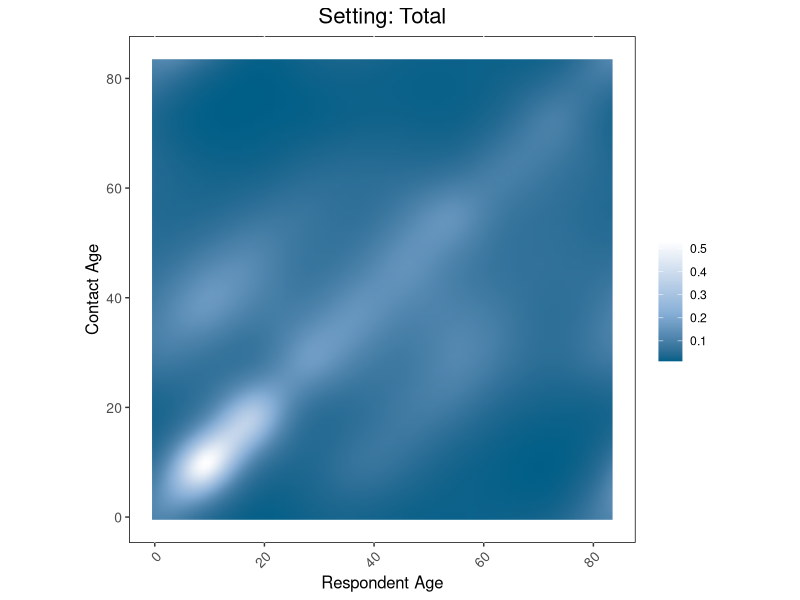
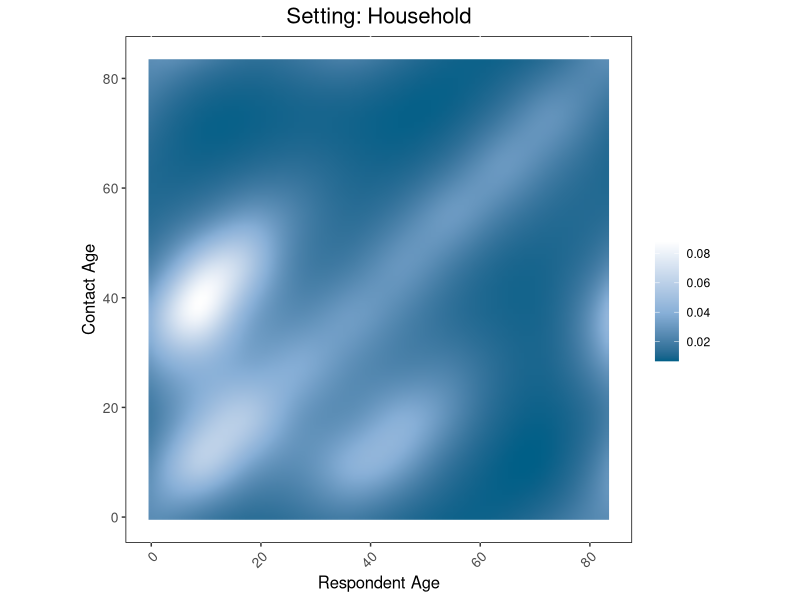
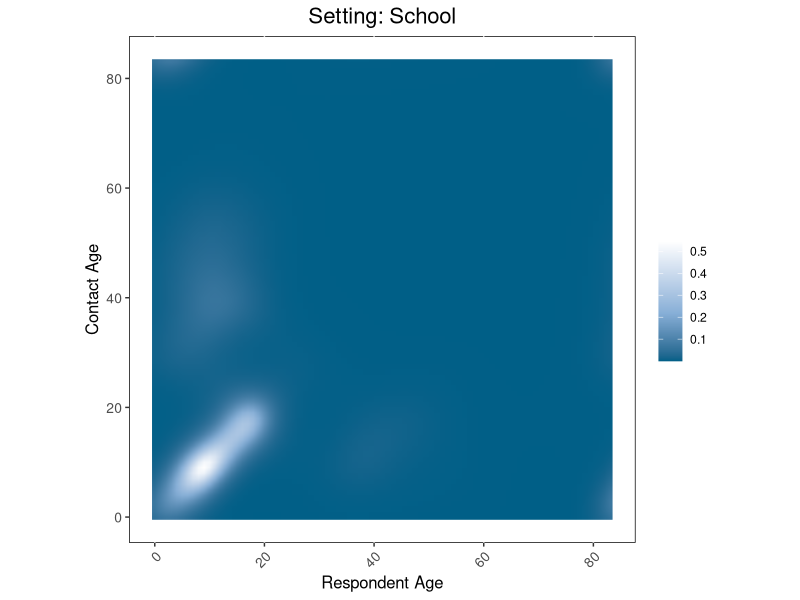
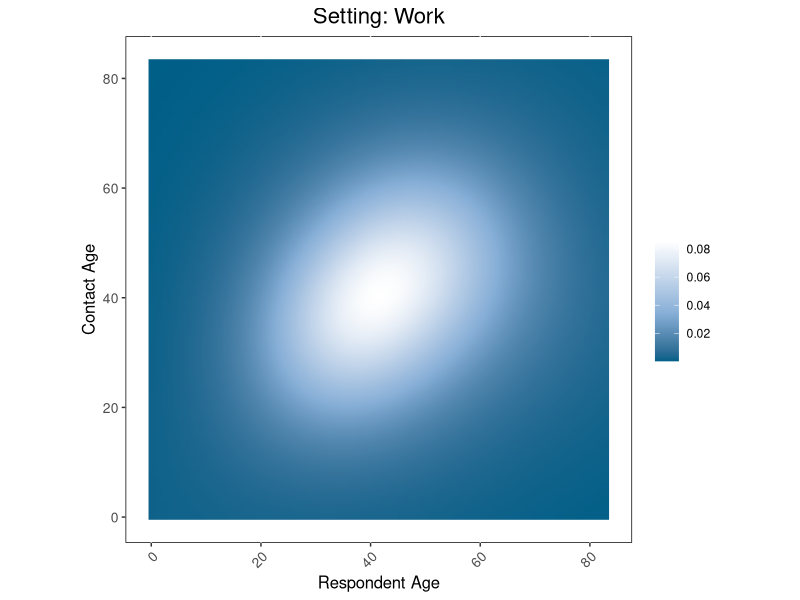
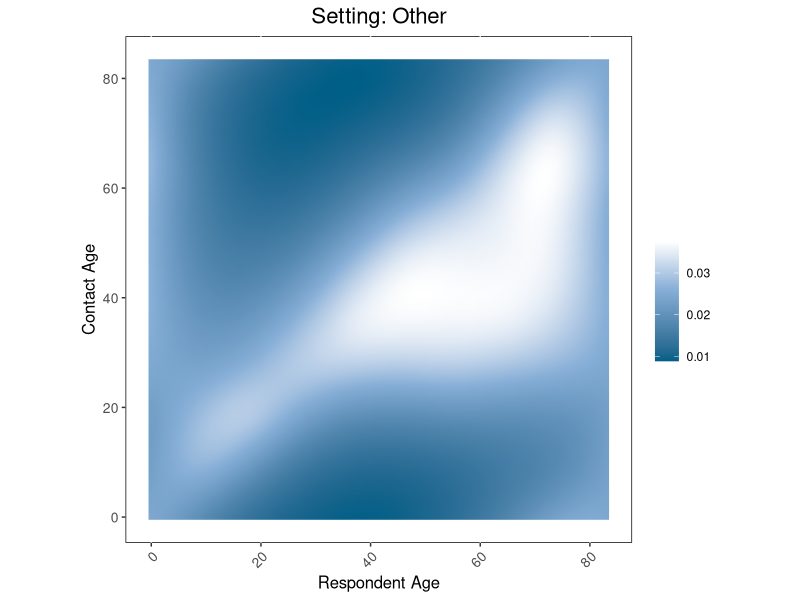

These figures' R source, in order: (Note: this script raises an error after producing the figures.)
rm(list = ls())


## Function for estimating average contacts by respondent-contact age groups
calc.m.num = function(mydata, 
                      myattr, # vector of the names of the two attributes
                      setting,
                      predict.m,
                      denumer.n){
  # obtain the weighted sum of contacts per respondent-contact group
  age_matrix = mydata %>%
    filter(!is.na(!!sym(myattr[2]))) %>%
    arrange(!!sym(myattr[2])) %>%
    group_by(!!sym(myattr[2]), !!sym(myattr[1])) %>%
    summarise(weighted_sum = sum(weight*!!sym(setting), na.rm = T))
  
  # combine weighted sum with the data for predictions
  age_matrix = left_join(predict.m, age_matrix)
  
  # change NAs
  age_matrix$weighted_sum[is.na(age_matrix$weighted_sum)] = 0
  
  # combine total weighted contact sum with weighted N of people
  age_matrix = left_join(age_matrix, denumer.n)
  
  # order
  age_matrix = age_matrix[order(age_matrix[,myattr[1]], age_matrix[,myattr[2]]),]
  
  # average number of contacts for the matrix
  age_matrix$ncont = age_matrix$weighted_sum/age_matrix$n
  
  return(age_matrix)
}





## LIBRARIES
ps = c("dplyr", "mgcv", "ggplot2", "tidyr", "fastDummies", "Hmisc")

lapply(ps, function(x){
  if(!require(x, character.only = T)){
    install.packages(x)
  }
  library(x, character.only = T)
  
  x
})



## READ IMPUTED RESPONDENT- AND CONTACT-LEVEL DATA 
cont_imp = read.csv("imputed_cnt_reform.csv")
resp_imp = read.csv("imputed_part_reform.csv")


## ESTIMATING AGE-SPECIFIC CONTACT MATRICES
## Merge datasets
combined_df = left_join(resp_imp, cont_imp, by = "part_id")

# adjust school contacts for educators
idx.students = which(combined_df$cnt_relationship == "Student" &
                       combined_df$part_educator == "Yes")

combined_df$cnt_school[idx.students] = TRUE


## recode ages 80+ for visualization
combined_df$cnt_age[which(combined_df$cnt_age >= 80 &
                             combined_df$cnt_age < 85)] = 81
combined_df$part_age[which(combined_df$part_age >= 80 &
                             combined_df$part_age < 85)] = 81

combined_df$cnt_age[which(combined_df$cnt_age >= 85 &
                             combined_df$cnt_age < 90)] = 82
combined_df$part_age[which(combined_df$part_age >= 85 &
                             combined_df$part_age < 90)] = 82

combined_df$cnt_age[which(combined_df$cnt_age > 90)] = 83
combined_df$part_age[which(combined_df$part_age > 90)] = 83


## Single-year age-specific contact matrices
# weighted number of respondents ##
age_matrix_n = combined_df %>%
  group_by(part_age, part_id) %>%
  summarise(weight = mean(weight, na.rm = TRUE)) %>%
  group_by(part_age) %>%
  summarise(n = sum(weight, na.rm = TRUE))


## the weights of respondents per contact per setting ##
# total
cnt_setting = c("cnt_home", "cnt_school", "cnt_work", "cnt_other")
cont_cols = which(colnames(combined_df) %in% cnt_setting)

nocont = rowSums(!is.na(combined_df[, cont_cols])) == 0
combined_df$binary_col = ifelse(nocont, 0, 1)


## prediction ages ##
nd = expand.grid(part_age = c(0:max(combined_df$part_age)),
                 cnt_age = c(0:max(combined_df$part_age)))

predict.m = as.data.frame(nd)

## calculating the matrices ##
setting_names = c("binary_col", cnt_setting)

## Smoothed matrices
age_matrix_ls = lapply(setting_names, function(setting) {
  
  age_matrix = calc.m.num(mydata = combined_df,
                          myattr = c("part_age", "cnt_age"), # vector of the names of the two attributes
                          setting = setting,
                          predict.m = predict.m,
                          denumer.n = age_matrix_n)
  
  # GAM
  if(setting == "cnt_work"){
    model = gam(ncont ~ te(as.numeric(part_age), as.numeric(cnt_age),
                           k = c(4,4), bs = c("tp","tp"), m = c(0,0)),
                family = nb(),
                data = age_matrix)
  }else{
    model = gam(ncont ~ te(as.numeric(part_age), as.numeric(cnt_age),
                           k = c(10,10), bs = c("cc","cc"), m = c(0,0)),
                family = nb(),
                data = age_matrix)
  }
  summary(model)
  print(AIC(model))

  # predictions
  age_matrix$pred = predict(model, newdata = age_matrix, type = "response")
  
  return(age_matrix)
  
})




## Visualizing contact matrices
titles = c("total", "household", "school", "work", "other")
names(age_matrix_ls) = titles
color.thresh = c(0.4,0.4,0.4,0.4,0.6)
names(color.thresh) = titles
age_matrix_plots = lapply(titles, function(setting) {
  
  age_plot = ggplot(age_matrix_ls[[setting]]) +
    geom_raster(aes(x = part_age, y = cnt_age, fill = pred), interpolate = TRUE) +
    ggtitle(paste("Setting:", capitalize(setting))) + # Main title
    xlab("Respondent Age") + # X-axis title
    ylab("Contact Age") + # Y-axis title
    scale_fill_gradientn(
      colors = c("#005f87", "#87afd7", "white"),
      values = c(0, color.thresh[setting], 1),
      name = "" # Legend title
    ) +
    scale_y_continuous(breaks = c(0,20,40,60,80)) +
    scale_x_continuous(breaks = c(0,20,40,60,80)) +
    coord_fixed(ratio = 1) +
    theme(axis.text.x = element_text(angle = 45, hjust = 1),
          plot.title = element_text(hjust = 0.5, size = 16),
          axis.title = element_text(size = 12),
          axis.text = element_text(size = 10),
          panel.grid.major.y = element_blank(),
          panel.grid.minor = element_blank(),
          panel.background = element_rect(fill = "transparent", color = "black"),
          plot.background = element_rect(fill = "transparent", color = NA)#,
          #panel.grid.major.x = element_line(linetype = "dashed", color = "grey")
    )
  
  ggsave(paste0("age_", setting,".pdf"), age_plot)
  
  return(age_plot)
  
})
age_matrix_plots


## 5-year age-specific contact matrices
## Set age breaks and add age groups to df
age.breaks = list("_by5_80" = c(seq(0,80, by = 5), 120))

for(i in 1:length(age.breaks)){
  combined_df[, paste0("part_age", names(age.breaks)[i])] = cut(combined_df$part_age, 
                                                             breaks = age.breaks[[i]],
                                                             right = F)
  
  combined_df[, paste0("cnt_age", names(age.breaks)[i])] = cut(combined_df$cnt_age, 
                                                                breaks = age.breaks[[i]],
                                                                right = F)
}


## weighted # of resp ##
age_matrix_n = combined_df %>%
  group_by(part_age_by5_80, part_id) %>%
  summarise(weight = mean(weight, na.rm = TRUE)) %>%
  group_by(part_age_by5_80) %>%
  summarise(n = sum(weight, na.rm = TRUE))

## prediction age groups ##
nd = expand.grid(part_age_by5_80 = levels(combined_df$part_age_by5_80),
                 cnt_age_by5_80 = levels(combined_df$cnt_age_by5_80))
predict.m = as.data.frame(nd)


## matrices 
# age group labels
age_by5_80  = c(paste0(seq(0, 75, by = 5), "-", seq(4, 79, by = 5)), "80+")

unc_by5_ls <- lapply(setting_names, function(setting) {
  
  if(setting == "binary_col"){
    df = combined_df
  }else{
    df = combined_df %>% filter(!!sym(setting) == 1)
  }
  
  by5_matrix = calc.m.num(mydata = df,
                          myattr = c("part_age_by5_80", "cnt_age_by5_80"), # vector of the names of the two attributes
                          setting = setting,
                          predict.m = predict.m,
                          denumer.n = age_matrix_n)
  
  by5_matrix$setting = setting
  
  # fix age labels
  levels(by5_matrix$part_age_by5_80) = age_by5_80
  levels(by5_matrix$part_age_by5_80) = age_by5_80
  
  return(by5_matrix)
})


names(unc_by5_ls) = c("Total", "Household", "School", "Work", "Other")

unc.m = lapply(1:length(unc_by5_ls), function(setting){

  matrix_age = unc_by5_ls[[setting]] %>% 
    select("part_age_by5_80", "cnt_age_by5_80", "ncont") %>% 
    pivot_wider(names_from = "cnt_age_by5_80", values_from = "ncont")
  
  write.csv(matrix_age, 
            paste0("csv/by5/",names(unc_by5_ls)[setting],"-by5_80-matrix.csv"),
            row.names = F)
  
  return(matrix_age)
  
})
